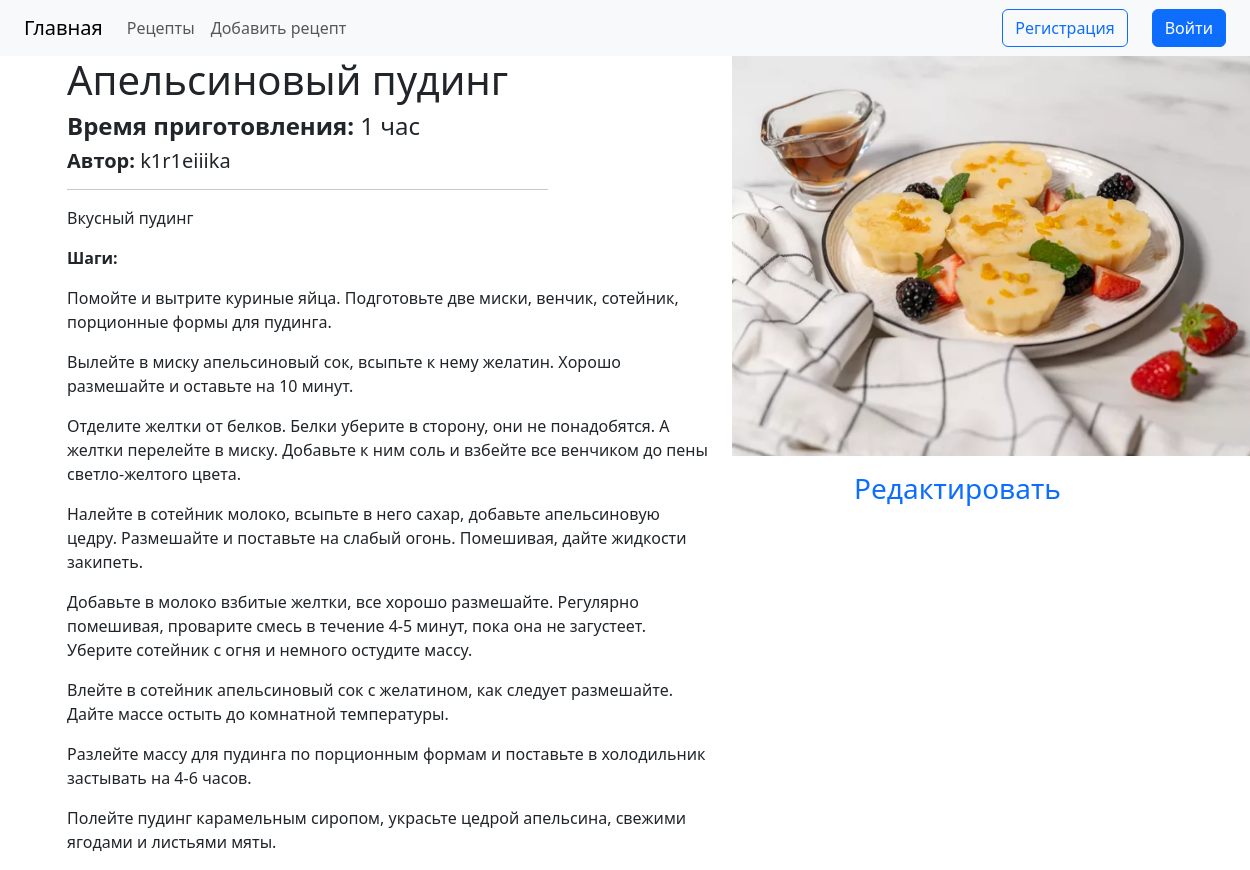
The app's page /recipe/2/ with its own data.
### main/models.py (models this page shows, shortened)
class Recipe(models.Model):
    title = models.CharField(max_length=100)
    description = models.TextField()
    steps = models.TextField()
    cook_time = models.IntegerField(default=0)
    image = models.ImageField()
    author = models.ForeignKey('auth.User', on_delete=models.CASCADE)
    class Meta:
        verbose_name = 'Рецепт'
        verbose_name_plural = 'Рецепты'

### main/views.py (the view)
# urls.py: urls.path('recipe/<int:recipe_id>/', recipe, name='recipe'),
def recipe(request, recipe_id):
    recipe_obj = Recipe.objects.get(id=recipe_id)
    steps_without_empty_lines = [step.strip() for step in recipe_obj.steps.split('\r') if step.strip()]
    recipe_obj.steps = mark_safe('<p>' + '</p><p>'.join(steps_without_empty_lines) + '</p>')
    return render(request, 'main/recipe.html', {'recipe': recipe_obj})

### templates/main/recipe.html (shortened to what this page needs)
{% extends 'layout.html' %}
{% load static %}
{% block content %}
    <div class="row">
        <div class="col-7">
            <h1>{{ recipe.title }}</h1>
            <h4><b>Время приготовления:</b> {{ recipe.cook_time }} час</h4>
            <h5 class="mb-2"><b>Автор:</b> {{ recipe.author }}</h5>
            <hr class="w-75">
            <p>{{ recipe.description }}</p>
            <p><b>Шаги:</b> {{ recipe.steps }}</p>
        </div>
        <div class="col-5">
            <img class="mb-3" src="{% static recipe.image.url %}" alt="{{ recipe.title }}" style="height: 400px"><br>
            <a href="{% url 'change' recipe.id %}" class="text-center text-decoration-none"><h3>Редактировать</h3></a>
        </div>
    </div>
{% endblock %}

### records on screen
Recipe: title "Апельсиновый пудинг", cook_time "1", author "k1r1eiiika", description "Вкусный пудинг", steps "Помойте и вытрите куриные яйца. Подготовьте две миски, венчик, сотейник, порционные формы для пудинга. Вылейте в миску апельсиновый сок, всыпьте к нему желатин. Хорошо размешайте и оставьте на 10 минут. Отделите желтки от белков. Белки уберите в сторону, они не понадобятся. А желтки перелейте в миску. Добавьте к ним соль и взбейте все венчиком до пены светло-желтого цвета. Налейте в сотейник молоко, всыпьте в него сахар, добавьте апельсиновую цедру. Размешайте и поставьте на слабый огонь. Помешивая, дайте жидкости закипеть. Добавьте в молоко взбитые желтки, все хорошо размешайте. Регулярно помешивая, проварите смесь в течение 4-5 минут, пока она не загустеет. Уберите сотейник с огня и…", image (picture)
